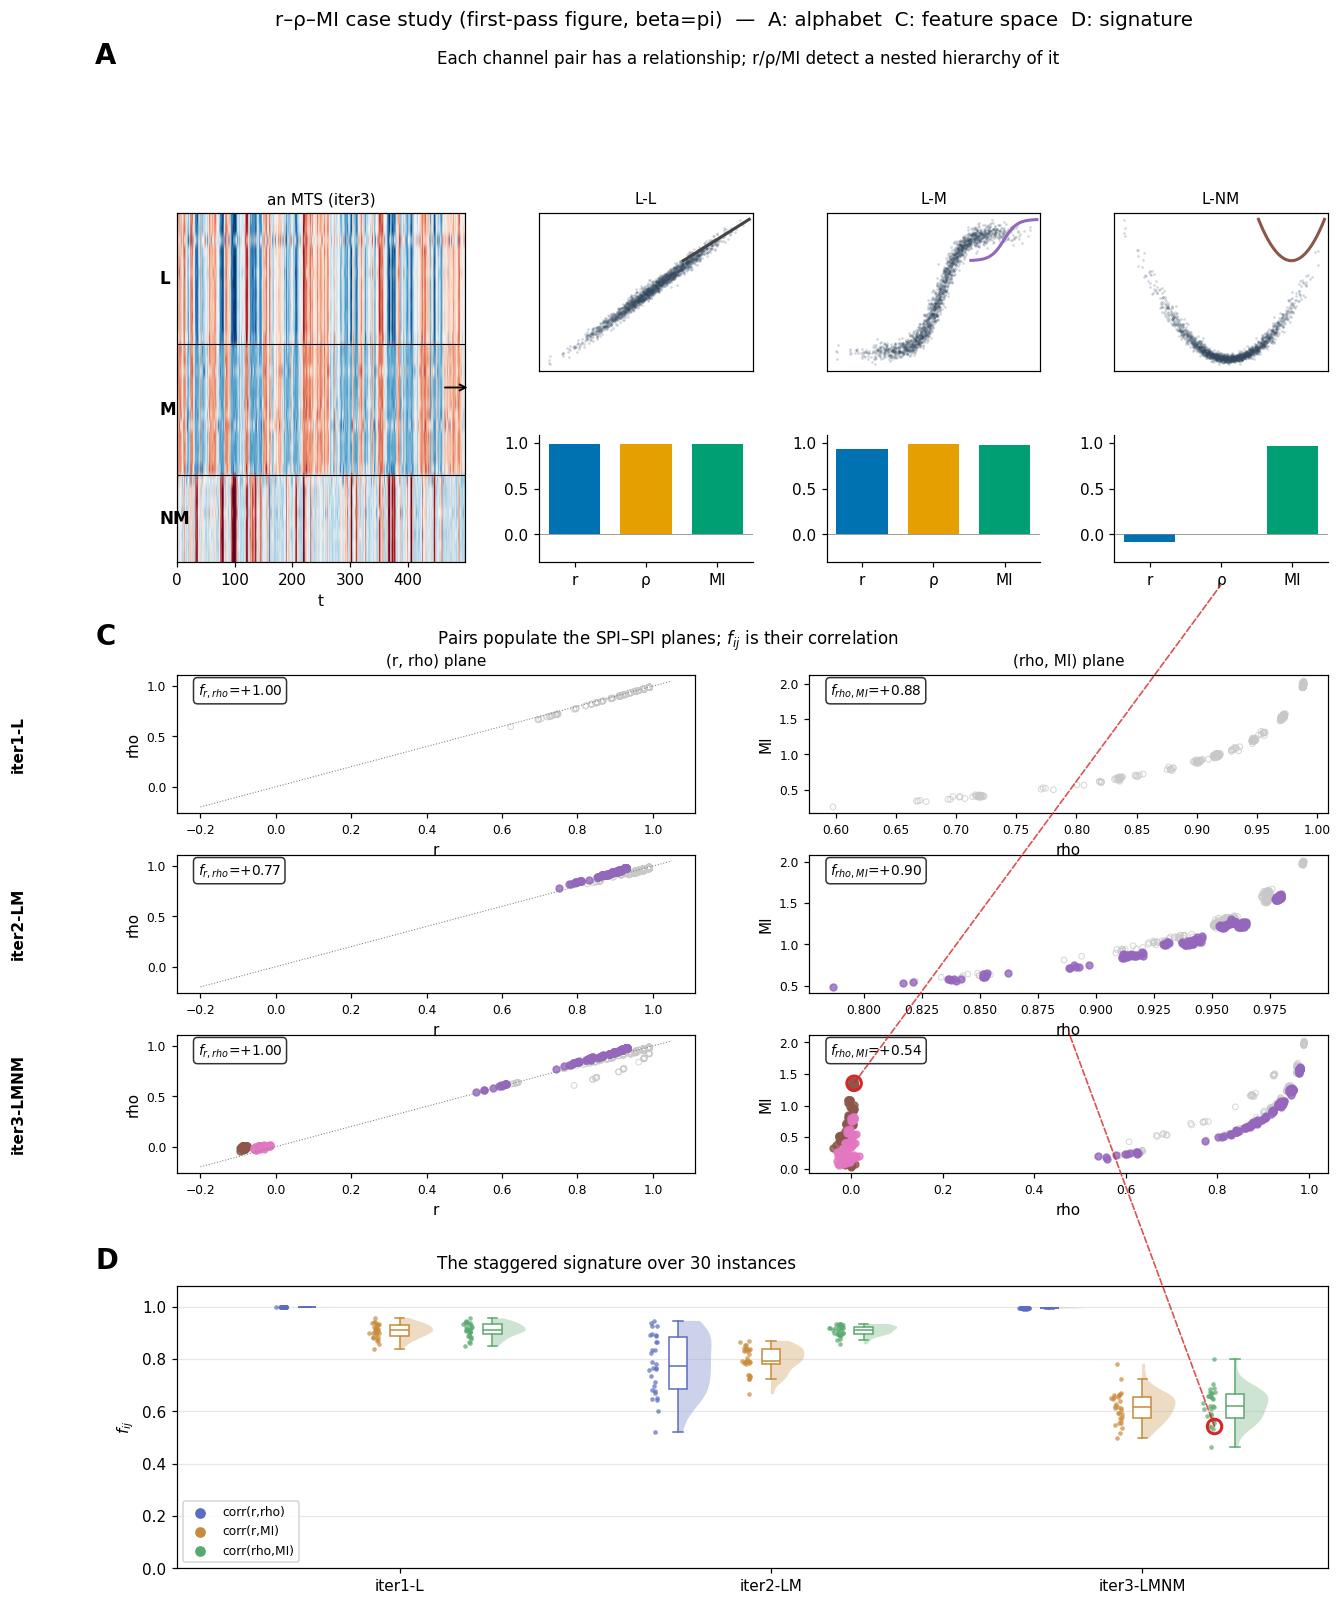

Write Python code to recreate this figure.
import json, numpy as np
from pathlib import Path
import matplotlib; matplotlib.use("Agg")
import matplotlib.pyplot as plt
from matplotlib.patches import ConnectionPatch
from mtsspi.utils import project_root

RUN = project_root() / "data/r_rho_mi/260624_g-roll"     # beta = pi
ABBR = {"linear": "L", "monotonic": "M", "non-monotonic": "NM"}
SPI = {"r": "#0072B2", "rho": "#E69F00", "MI": "#009E73"}          # SPIs own the bright triad
PAIRCOL = {"L-M": "#9467bd", "L-NM": "#8c564b", "M-NM": "#e377c2"}  # pair-types: distinct from SPI hues
SAME = "#c8c8c8"; ACCENT = "#d62728"
FEAT = ["corr(r,rho)", "corr(r,MI)", "corr(rho,MI)"]
FEATCOL = {"corr(r,rho)": "#5b6dbf", "corr(r,MI)": "#c98a3a", "corr(rho,MI)": "#5aa86f"}
ITERS = ["iter1_L", "iter2_LM", "iter3_LMNM"]

def _km(f):
    km = {}
    for k in f:
        kl = k.lower()
        if "cov" in kl or "empirical" in kl: km["r"] = k
        elif "spearman" in kl: km["rho"] = k
        elif "mi_" in kl or "kraskov" in kl: km["MI"] = k
    return km
def load(d):
    d = Path(d); npz = np.load(d/"spi_mpis.npz"); km = _km(npz.files)
    return np.load(d/"timeseries.npy"), {k: npz[km[k]] for k in ("r","rho","MI")}, json.loads((d/"meta.json").read_text())["generator"]
def linf(x): return float(np.sqrt(np.clip(1-np.exp(-2*max(x,0)),0,1)))
def od(M): iu = np.triu_indices(M.shape[0],1); return M[iu]
def fc(a,b): return float(np.corrcoef(a,b)[0,1])
def find_pair(meta,tx,ty,snr="high"):
    types,noise = meta["types"],meta["noise_stds"]; want={tx,ty}
    c=[(i,j) for i in range(len(types)) for j in range(i+1,len(types)) if {ABBR[types[i]],ABBR[types[j]]}==want]
    c.sort(key=lambda ij:noise[ij[0]]+noise[ij[1]]); return {"high":c[0],"low":c[-1],"median":c[len(c)//2]}[snr]
def glyph(ax,kind,color="k"):
    t=np.linspace(-1,1,80); y={"line":t,"S":np.tanh(2.5*t),"U":t**2*2-1}[kind]
    ax.plot(t,y,color=color,lw=2.0); ax.set_xlim(-1.1,1.1); ax.set_ylim(-1.3,1.3); ax.axis("off")

fig = plt.figure(figsize=(13.5, 16))
outer = fig.add_gridspec(3, 1, height_ratios=[1.05, 1.5, 0.85], hspace=0.30)

# ---------- Panel A: dependency alphabet + capture hierarchy ----------
ts3, mp3, meta3 = load(RUN/"iter3_LMNM/M32_T2000_I0"); types3 = meta3["types"]
order = np.argsort([{"linear":0,"monotonic":1,"non-monotonic":2}[t] for t in types3], kind="stable")
gsA = outer[0].subgridspec(2, 4, width_ratios=[1.35,1,1,1], height_ratios=[1.25,1], hspace=0.45, wspace=0.32)
axM = fig.add_subplot(gsA[:,0])
axM.imshow(ts3[:500, order].T, aspect="auto", cmap="RdBu_r", vmin=-2.5, vmax=2.5)
axM.set_title("an MTS (iter3)", fontsize=10); axM.set_xlabel("t"); axM.set_yticks([])
for b,lab in [(11.5,"L"),(23.5,"M")]: axM.axhline(b,color="k",lw=0.7)
for cen,lab in [(5.5,"L"),(17.5,"M"),(27.5,"NM")]: axM.text(-30,cen,lab,fontsize=11,fontweight="bold",va="center")
archs = [("L","L","line"),("L","M","S"),("L","NM","U")]
axA_bars = {}
for c,(tx,ty,gl) in enumerate(archs):
    i,j = find_pair(meta3,tx,ty,"high")
    axp = fig.add_subplot(gsA[0,c+1]); axb = fig.add_subplot(gsA[1,c+1]); axA_bars[(tx,ty)] = axb
    axp.scatter(ts3[:,i],ts3[:,j],s=3,alpha=0.22,color="#34495e",linewidths=0)
    axp.set_xticks([]); axp.set_yticks([]); axp.set_title(f"{tx}-{ty}",fontsize=10)
    gi = axp.inset_axes([0.66,0.66,0.34,0.34]); glyph(gi,gl,PAIRCOL.get(f"{tx}-{ty}","#444"))
    r,rho,mi_ = mp3["r"][i,j],mp3["rho"][i,j],linf(mp3["MI"][i,j])
    axb.bar(["r","ρ","MI"],[r,rho,mi_],color=[SPI["r"],SPI["rho"],SPI["MI"]],width=0.72)
    axb.axhline(0,color="grey",lw=0.5); axb.set_ylim(-0.3,1.08); axb.set_yticks([0,0.5,1.0])
    for sp in ("top","right"): axb.spines[sp].set_visible(False)
axM.annotate("", xy=(1.02,0.5), xytext=(0.92,0.5), xycoords="axes fraction",
             arrowprops=dict(arrowstyle="->",lw=1.2))
fig.text(0.07,0.965,"A",fontsize=18,fontweight="bold")
fig.text(0.30,0.965,"Each channel pair has a relationship; r/ρ/MI detect a nested hierarchy of it",fontsize=11)

# ---------- Panel C: SPI-SPI planes, 3 iters x 2 planes ----------
gsC = outer[1].subgridspec(3, 2, hspace=0.30, wspace=0.22)
exec_pair = find_pair(meta3,"L","NM","high")
axC_target = None
for ri,it in enumerate(ITERS):
    _,mp,meta = load(RUN/f"{it}/M32_T2000_I0"); types=meta["types"]; iu=np.triu_indices(len(types),1)
    labs=np.array(["-".join(sorted([ABBR[types[i]],ABBR[types[j]]])) for i,j in zip(*iu)])
    same=np.array([l.split("-")[0]==l.split("-")[1] for l in labs])
    for ci,(sx,sy) in enumerate([("r","rho"),("rho","MI")]):
        ax=fig.add_subplot(gsC[ri,ci]); xv,yv=mp[sx][iu],mp[sy][iu]
        ax.scatter(xv[same],yv[same],s=14,facecolors="none",edgecolors=SAME,linewidths=0.7,alpha=0.7)
        for lab,col in PAIRCOL.items():
            m=labs==lab
            if m.any(): ax.scatter(xv[m],yv[m],s=20,color=col,alpha=0.8)
        if sx=="r": ax.plot([-0.2,1.05],[-0.2,1.05],ls=":",color="grey",lw=0.7)
        ax.text(0.04,0.95,f"$f_{{{sx},{sy}}}$={fc(xv,yv):+.2f}",transform=ax.transAxes,va="top",fontsize=9,
                bbox=dict(boxstyle="round",fc="white",alpha=0.8))
        ax.set_xlabel(sx); ax.set_ylabel(sy); ax.tick_params(labelsize=8)
        if ri==0: ax.set_title(f"({sx}, {sy}) plane",fontsize=10)
        if ci==0: ax.text(-0.32,0.5,it.replace("_","-"),transform=ax.transAxes,rotation=90,va="center",fontsize=10,fontweight="bold")
        if it=="iter3_LMNM" and sx=="rho":
            a,b=exec_pair; ax.scatter([mp["rho"][a,b]],[mp["MI"][a,b]],s=90,facecolors="none",edgecolors=ACCENT,linewidths=2,zorder=5)
            axC_target=(ax,mp["rho"][a,b],mp["MI"][a,b])
fig.text(0.07,0.635,"C",fontsize=18,fontweight="bold")
fig.text(0.30,0.635,"Pairs populate the SPI–SPI planes; $f_{ij}$ is their correlation",fontsize=11)

# ---------- Panel D: staggered raincloud ----------
axD = fig.add_subplot(outer[2])
samp = {p: [] for p in FEAT}
for it in ITERS:
    per={p:[] for p in FEAT}
    for d in sorted((RUN/it).glob("M32_T2000_I*")):
        _,mp,_=load(d); rv,sv,iv=od(mp["r"]),od(mp["rho"]),od(mp["MI"])
        per["corr(r,rho)"].append(fc(rv,sv)); per["corr(r,MI)"].append(fc(rv,iv)); per["corr(rho,MI)"].append(fc(sv,iv))
    for p in FEAT: samp[p].append(np.array(per[p]))
offs={"corr(r,rho)":-0.25,"corr(r,MI)":0,"corr(rho,MI)":0.25}; rng=np.random.default_rng(0)
axD_target=None
for p in FEAT:
    col=FEATCOL[p]
    for ii,data in enumerate(samp[p]):
        pos=ii+offs[p]
        if np.std(data)>1e-9:
            for bb in axD.violinplot([data],positions=[pos],widths=0.18,showextrema=False)["bodies"]:
                v=bb.get_paths()[0].vertices; v[:,0]=np.clip(v[:,0],pos,np.inf); bb.set_facecolor(col); bb.set_alpha(0.3); bb.set_edgecolor("none")
        axD.boxplot([data],positions=[pos],widths=0.05,showfliers=False,patch_artist=True,
                    boxprops=dict(facecolor="white",edgecolor=col),medianprops=dict(color=col),whiskerprops=dict(color=col),capprops=dict(color=col))
        jit=pos-0.055-np.abs(rng.normal(0,0.012,len(data))); axD.scatter(jit,data,s=9,color=col,alpha=0.7,linewidths=0,zorder=3)
        if it=="x": pass
    axD.scatter([],[],color=col,label=p)
# exemplar dot: iter3 corr(rho,MI), instance I0 (first in sorted order)
y0=samp["corr(rho,MI)"][2][0]; xpos=2+offs["corr(rho,MI)"]-0.055
axD.scatter([xpos],[y0],s=90,facecolors="none",edgecolors=ACCENT,linewidths=2,zorder=6); axD_target=(xpos,y0)
axD.set_xticks(range(3)); axD.set_xticklabels([it.replace("_","-") for it in ITERS]); axD.set_ylim(0,1.08); axD.set_xlim(-0.6,2.5)
axD.set_ylabel(r"$f_{ij}$"); axD.legend(fontsize=8,loc="lower left"); axD.grid(True,axis="y",alpha=0.3)
fig.text(0.07,0.28,"D",fontsize=18,fontweight="bold")
fig.text(0.30,0.28,"The staggered signature over 30 instances",fontsize=11)

# ---------- Telescope links (one exemplar thread: an L-NM pair) ----------
if axC_target and axD_target:
    axc,rx,my=axC_target
    fig.add_artist(ConnectionPatch(xyA=axD_target,coordsA=axD.transData,xyB=(0.5,1.02),coordsB=axc.transAxes,
                                   color=ACCENT,lw=1.1,alpha=0.8,arrowstyle="-",linestyle="--"))
    fig.add_artist(ConnectionPatch(xyA=(rx,my),coordsA=axc.transData,xyB=(0.5,-0.18),coordsB=axA_bars[("L","NM")].transAxes,
                                   color=ACCENT,lw=1.1,alpha=0.8,arrowstyle="-",linestyle="--"))

fig.suptitle("r–ρ–MI case study (first-pass figure, beta=pi)  —  A: alphabet  C: feature space  D: signature", y=0.995, fontsize=13)
fig.savefig("/tmp/figure_v1.png", dpi=110, bbox_inches="tight")
print("saved /tmp/figure_v1.png  | exemplar L-NM pair:", exec_pair, "| iter3 corr(rho,MI) I0 =", round(y0,3))
